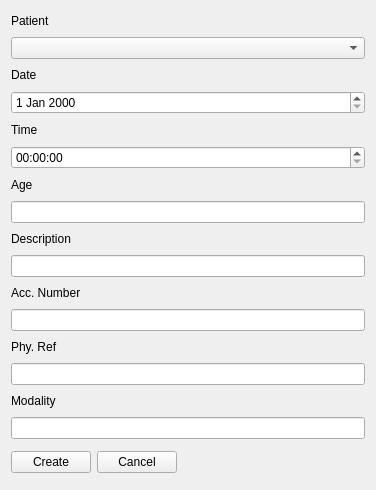
<?xml version="1.0" encoding="UTF-8"?>
<ui version="4.0">
 <class>Form</class>
 <widget class="QWidget" name="Form">
  <property name="geometry">
   <rect>
    <x>0</x>
    <y>0</y>
    <width>376</width>
    <height>449</height>
   </rect>
  </property>
  <property name="windowTitle">
   <string>Form</string>
  </property>
  <layout class="QGridLayout" name="gridLayout">
   <item row="0" column="0">
    <layout class="QVBoxLayout" name="verticalLayout_11">
     <item>
      <layout class="QVBoxLayout" name="verticalLayout_2">
       <item>
        <layout class="QHBoxLayout" name="horizontalLayout_2">
         <item>
          <widget class="QLabel" name="labelPatientID">
           <property name="text">
            <string>Patient</string>
           </property>
          </widget>
         </item>
         <item>
          <spacer name="horizontalSpacer_2">
           <property name="orientation">
            <enum>Qt::Horizontal</enum>
           </property>
           <property name="sizeHint" stdset="0">
            <size>
             <width>40</width>
             <height>20</height>
            </size>
           </property>
          </spacer>
         </item>
        </layout>
       </item>
       <item>
        <widget class="QComboBox" name="PatientID"/>
       </item>
      </layout>
     </item>
     <item>
      <layout class="QVBoxLayout" name="verticalLayout_5">
       <item>
        <layout class="QHBoxLayout" name="horizontalLayout_5">
         <item>
          <widget class="QLabel" name="labelStudyDate">
           <property name="text">
            <string>Date</string>
           </property>
          </widget>
         </item>
         <item>
          <spacer name="horizontalSpacer_4">
           <property name="orientation">
            <enum>Qt::Horizontal</enum>
           </property>
           <property name="sizeHint" stdset="0">
            <size>
             <width>40</width>
             <height>20</height>
            </size>
           </property>
          </spacer>
         </item>
        </layout>
       </item>
       <item>
        <widget class="QDateEdit" name="StudyDate"/>
       </item>
      </layout>
     </item>
     <item>
      <layout class="QVBoxLayout" name="verticalLayout_6">
       <item>
        <layout class="QHBoxLayout" name="horizontalLayout_6">
         <item>
          <widget class="QLabel" name="labelStudyTime">
           <property name="text">
            <string>Time</string>
           </property>
          </widget>
         </item>
         <item>
          <spacer name="horizontalSpacer_5">
           <property name="orientation">
            <enum>Qt::Horizontal</enum>
           </property>
           <property name="sizeHint" stdset="0">
            <size>
             <width>40</width>
             <height>20</height>
            </size>
           </property>
          </spacer>
         </item>
        </layout>
       </item>
       <item>
        <widget class="QTimeEdit" name="studyTime"/>
       </item>
      </layout>
     </item>
     <item>
      <layout class="QVBoxLayout" name="verticalLayout_3">
       <item>
        <layout class="QHBoxLayout" name="horizontalLayout_3">
         <item>
          <widget class="QLabel" name="labelPatientsAg">
           <property name="text">
            <string>Age</string>
           </property>
          </widget>
         </item>
         <item>
          <spacer name="horizontalSpacer_3">
           <property name="orientation">
            <enum>Qt::Horizontal</enum>
           </property>
           <property name="sizeHint" stdset="0">
            <size>
             <width>40</width>
             <height>20</height>
            </size>
           </property>
          </spacer>
         </item>
        </layout>
       </item>
       <item>
        <widget class="QLineEdit" name="PatientsAg"/>
       </item>
      </layout>
     </item>
     <item>
      <layout class="QVBoxLayout" name="verticalLayout_9">
       <item>
        <layout class="QHBoxLayout" name="horizontalLayout_9">
         <item>
          <widget class="QLabel" name="labelStudyDescr">
           <property name="text">
            <string>Description</string>
           </property>
          </widget>
         </item>
         <item>
          <spacer name="horizontalSpacer_8">
           <property name="orientation">
            <enum>Qt::Horizontal</enum>
           </property>
           <property name="sizeHint" stdset="0">
            <size>
             <width>40</width>
             <height>20</height>
            </size>
           </property>
          </spacer>
         </item>
        </layout>
       </item>
       <item>
        <widget class="QLineEdit" name="StudyDescr"/>
       </item>
      </layout>
     </item>
     <item>
      <layout class="QVBoxLayout" name="verticalLayout_12">
       <item>
        <layout class="QHBoxLayout" name="horizontalLayout_11">
         <item>
          <widget class="QLabel" name="labelAccessionN">
           <property name="text">
            <string>Acc. Number</string>
           </property>
          </widget>
         </item>
         <item>
          <spacer name="horizontalSpacer_10">
           <property name="orientation">
            <enum>Qt::Horizontal</enum>
           </property>
           <property name="sizeHint" stdset="0">
            <size>
             <width>40</width>
             <height>20</height>
            </size>
           </property>
          </spacer>
         </item>
        </layout>
       </item>
       <item>
        <widget class="QLineEdit" name="AccessionN"/>
       </item>
      </layout>
     </item>
     <item>
      <layout class="QVBoxLayout" name="verticalLayout_10">
       <item>
        <layout class="QHBoxLayout" name="horizontalLayout_10">
         <item>
          <widget class="QLabel" name="labelReferPhysi">
           <property name="text">
            <string>Phy. Ref</string>
           </property>
          </widget>
         </item>
         <item>
          <spacer name="horizontalSpacer_9">
           <property name="orientation">
            <enum>Qt::Horizontal</enum>
           </property>
           <property name="sizeHint" stdset="0">
            <size>
             <width>40</width>
             <height>20</height>
            </size>
           </property>
          </spacer>
         </item>
        </layout>
       </item>
       <item>
        <widget class="QLineEdit" name="ReferPhysi"/>
       </item>
      </layout>
     </item>
     <item>
      <layout class="QVBoxLayout" name="verticalLayout_13">
       <item>
        <layout class="QHBoxLayout" name="horizontalLayout_12">
         <item>
          <widget class="QLabel" name="labelStudyModal">
           <property name="text">
            <string>Modality</string>
           </property>
          </widget>
         </item>
         <item>
          <spacer name="horizontalSpacer_11">
           <property name="orientation">
            <enum>Qt::Horizontal</enum>
           </property>
           <property name="sizeHint" stdset="0">
            <size>
             <width>40</width>
             <height>20</height>
            </size>
           </property>
          </spacer>
         </item>
        </layout>
       </item>
       <item>
        <widget class="QLineEdit" name="StudyModal"/>
       </item>
      </layout>
     </item>
     <item>
      <layout class="QVBoxLayout" name="verticalLayout">
       <property name="topMargin">
        <number>6</number>
       </property>
       <property name="bottomMargin">
        <number>6</number>
       </property>
       <item>
        <layout class="QHBoxLayout" name="horizontalLayout">
         <item>
          <widget class="QPushButton" name="createButton">
           <property name="text">
            <string>Create</string>
           </property>
          </widget>
         </item>
         <item>
          <widget class="QPushButton" name="cancelButton">
           <property name="text">
            <string>Cancel</string>
           </property>
          </widget>
         </item>
         <item>
          <spacer name="horizontalSpacer">
           <property name="orientation">
            <enum>Qt::Horizontal</enum>
           </property>
           <property name="sizeHint" stdset="0">
            <size>
             <width>40</width>
             <height>20</height>
            </size>
           </property>
          </spacer>
         </item>
        </layout>
       </item>
      </layout>
     </item>
    </layout>
   </item>
  </layout>
 </widget>
 <resources/>
 <connections/>
</ui>
